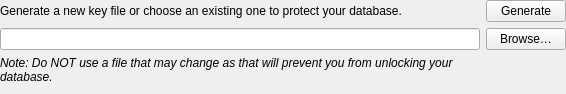
<?xml version="1.0" encoding="UTF-8"?>
<ui version="4.0">
 <class>KeyFileEditWidget</class>
 <widget class="QWidget" name="KeyFileEditWidget">
  <property name="geometry">
   <rect>
    <x>0</x>
    <y>0</y>
    <width>566</width>
    <height>94</height>
   </rect>
  </property>
  <layout class="QGridLayout" name="gridLayout">
   <property name="leftMargin">
    <number>0</number>
   </property>
   <property name="topMargin">
    <number>0</number>
   </property>
   <property name="rightMargin">
    <number>0</number>
   </property>
   <property name="bottomMargin">
    <number>0</number>
   </property>
   <item row="0" column="1">
    <widget class="VaultButton" name="createKeyFileButton">
     <property name="accessibleName">
      <string>Generate a new key file</string>
     </property>
     <property name="text">
      <string>Generate</string>
     </property>
    </widget>
   </item>
   <item row="0" column="0">
    <widget class="QLabel" name="instructions">
     <property name="text">
      <string>Generate a new key file or choose an existing one to protect your database.</string>
     </property>
     <property name="wordWrap">
      <bool>true</bool>
     </property>
    </widget>
   </item>
   <item row="3" column="0">
    <widget class="QLabel" name="instructions_2">
     <property name="font">
      <font>
       <italic>true</italic>
      </font>
     </property>
     <property name="text">
      <string>Note: Do NOT use a file that may change as that will prevent you from unlocking your database.</string>
     </property>
     <property name="wordWrap">
      <bool>true</bool>
     </property>
    </widget>
   </item>
   <item row="4" column="0">
    <spacer name="verticalSpacer">
     <property name="orientation">
      <enum>Qt::Vertical</enum>
     </property>
     <property name="sizeHint" stdset="0">
      <size>
       <width>0</width>
       <height>0</height>
      </size>
     </property>
    </spacer>
   </item>
   <item row="1" column="0">
    <widget class="VaultLineEdit" name="keyFileLineEdit">
     <property name="clearButtonEnabled">
      <bool>true</bool>
     </property>
    </widget>
   </item>
   <item row="1" column="1">
    <widget class="VaultButton" name="browseKeyFileButton">
     <property name="accessibleName">
      <string>Browse for key file</string>
     </property>
     <property name="text">
      <string>Browse…</string>
     </property>
    </widget>
   </item>
  </layout>
 </widget>
 <customwidgets>
 <customwidget>
  <class>VaultButton</class>
  <extends>QPushButton</extends>
  <header>gui/vault/VaultControls.h</header>
 </customwidget>
 <customwidget>
  <class>VaultLineEdit</class>
  <extends>QLineEdit</extends>
  <header>gui/vault/VaultControls.h</header>
 </customwidget>
 </customwidgets>
 <resources/>
 <connections/>
</ui>
